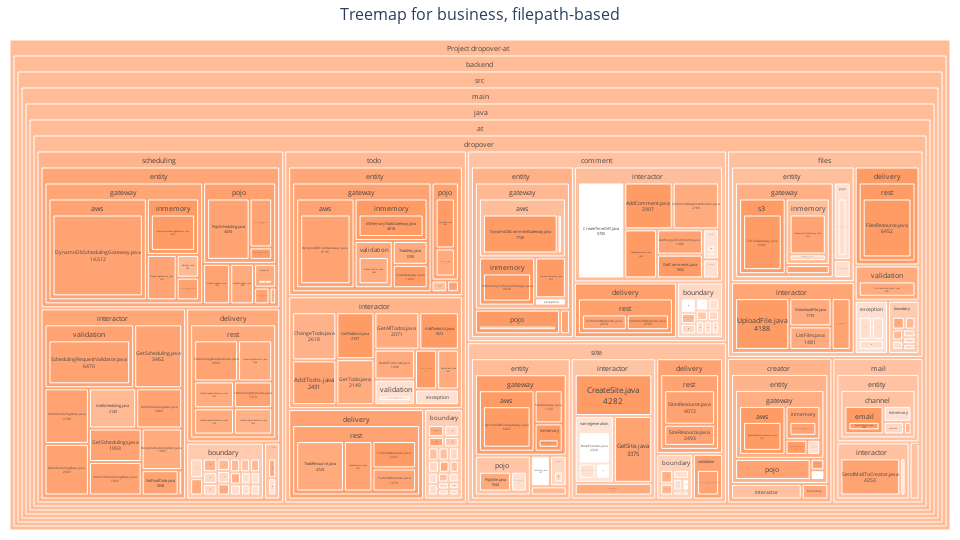

This figure's notebook cell:
### Markdown cell above
Create treemap for business concepts based on filesystem structure

### Code cell
fig = create_treemap(results_df, 'business', 'file_path', business_colorscale)
fig.show()

### Figure 1 — Plotly figure (JSON) as saved in the notebook; plotly's stock layout.template omitted (floating-point values rounded to 4 significant figures; data arrays with more than 128 entries replaced by an {"elided": "..."} marker saying what was removed)
{"data": [{"branchvalues": "total", "customdata": {"elided": "271 str values"}, "hovertemplate": "<b>%{label}</b><br>%{customdata}<extra></extra>", "ids": {"elided": "271 str values"}, "labels": {"elided": "271 str values"}, "marker": {"cmax": 1, "cmin": 0, "colors": {"elided": "271 float values"}, "colorscale": [[0, "#ffffff"], [0.01, "#ffe6d9"], [1, "#ff9c66"]]}, "parents": {"elided": "271 str values"}, "textfont": {"size": 8}, "textinfo": "label+value", "textposition": "middle center", "type": "treemap", "values": {"elided": "271 int values"}}], "layout": {"height": 540, "margin": {"b": 10, "l": 10, "r": 10, "t": 40}, "title": {"font": {"size": 16}, "text": "Treemap for business, filepath-based", "x": 0.5, "xanchor": "center"}, "width": 960}}
